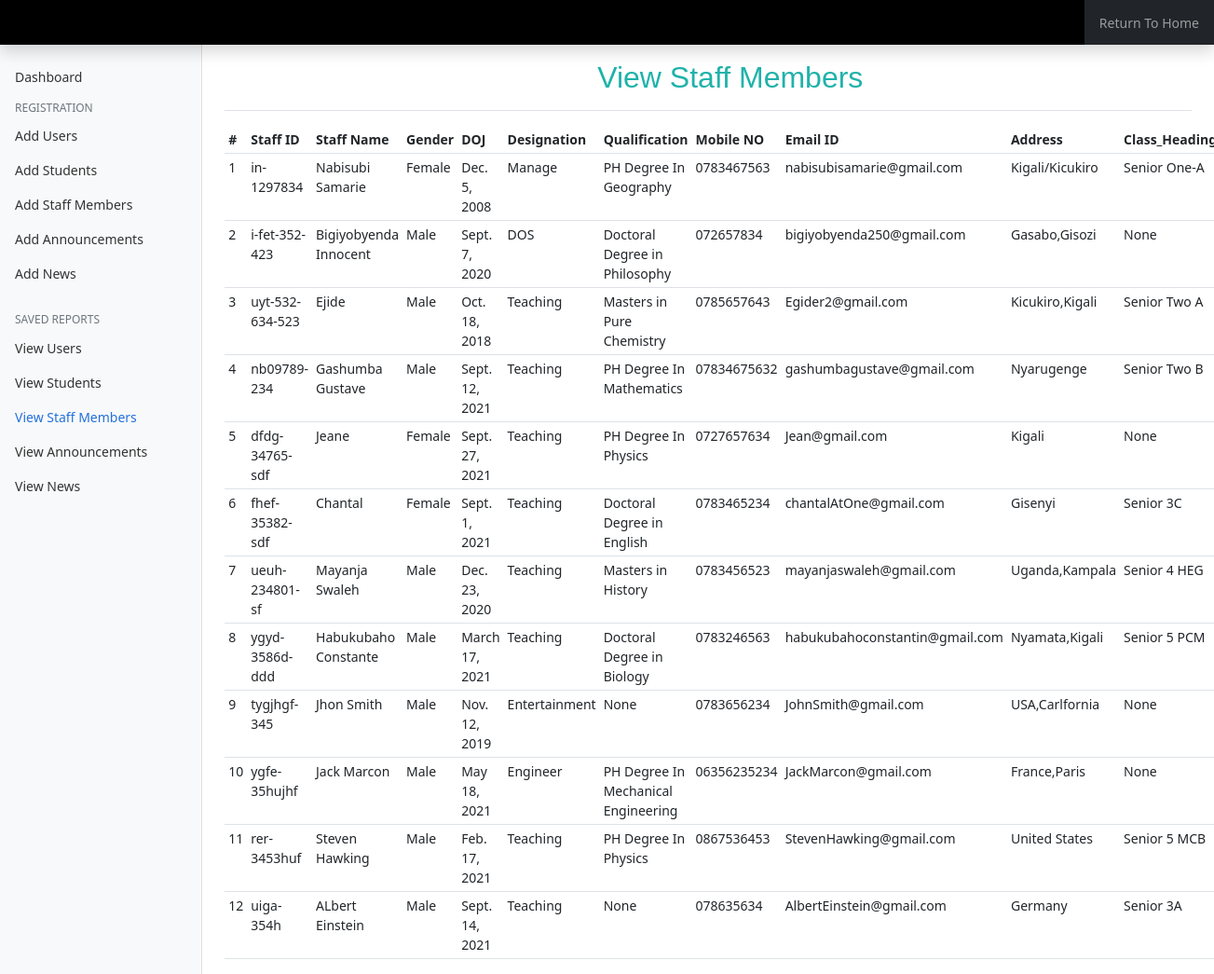
Page /view_staffs/ on the committed database.
### WebPage/models.py (models this page shows, shortened)
class Staff(models.Model):
    staff_id=models.CharField(max_length=500)
    staff_name=models.CharField(max_length=500)
    gender=models.CharField(max_length=500)
    doj=models.DateField()
    designation=models.CharField(max_length=500)
    qualification=models.CharField(max_length=500)
    mobile_no=models.CharField(max_length=500)
    emailid=models.EmailField()
    address=models.CharField(max_length=500)
    class_heading=models.CharField(max_length=500)

### WebPage/views.py (the view)
# urls.py: path("view_staffs/",views.view_staffs,name="view-staffs-page"),
def view_staffs(request):
    staffs=Staff.objects.all()
    cur=request.user
    if cur.is_superuser:
        user=True
    elif cur.is_staff:
        user=False
    else:
        user=None
    return render(request,"dViewStaff.html",{"Staffs":staffs,"user":user})

### templates/dViewStaff.html (shortened to what this page needs)
{% load static %}
<!DOCTYPE html>
<html lang="en">
<head>
    <link rel="stylesheet" href="{% static 'css/bootstrap.min.css' %}">
    <link rel="stylesheet" href="{% static 'css/dashboard.css' %}">
</head>
<body>
      <link href="dashboard.css" rel="stylesheet">
    </head>
    <body>
  <header class="navbar navbar-dark sticky-top bg-dark flex-md-nowrap p-0 shadow">
    <input class="form-control form-control-dark w-100" type="text" placeholder="" aria-label="Search" disabled style="background-color: black;">
    <div class="navbar-nav">
      <div class="nav-item text-nowrap">
        <a class="nav-link px-3" href="{% url 'home-pag' %}">Return To Home</a>
      </div>
    </div>
  </header>
  <div class="container-fluid">
    <div class="row">
      <nav id="sidebarMenu" class="col-md-3 col-lg-2 d-md-block bg-light sidebar collapse">
        <div class="position-sticky pt-3">
          <ul class="nav flex-column">
            <li class="nav-item">
              <a class="nav-link" aria-current="page" href="{% url 'dashboard' %}">
                Dashboard
              </a>
            </li>
            <h6 class="sidebar-heading d-flex justify-content-between align-items-center px-3 mt-2 mb-1 text-muted">
                <span>Registration</span>
              </h6>
            <li class="nav-item">
              <a class="nav-link" href="{% url 'reg-user-page' %}">
                Add Users
              </a>
            </li>
            <li class="nav-item">
              <a class="nav-link" href="{% url 'student-reg-page' %}">
                Add Students
              </a>
            </li>
            <li class="nav-item">
              <a class="nav-link" href="{% url 'staff-reg-page' %}">
                Add Staff Members
              </a>
            </li>
            <li class="nav-item">
              <a class="nav-link" href="{% url 'reg-announcements' %}">
                Add Announcements
              </a>
            </li>
            <li class="nav-item">
              <a class="nav-link" href="{% url 'reg_news' %}">
                Add News
              </a>
            </li>
          </ul>
          <h6 class="sidebar-heading d-flex justify-content-between align-items-center px-3 mt-4 mb-1 text-muted">
            <span>Saved reports</span>
          </h6>
          <ul class="nav flex-column mb-2">
            <li class="nav-item">
                <a class="nav-link" href="{% url 'view-user-page' %}">
                View Users
              </a>
            </li>
            <li class="nav-item">
              <a class="nav-link" href="{% url 'view-students-page' %}">
                View Students
              </a>
            </li>
            <li class="nav-item">
              <a class="nav-link active" href="{% url 'view-staffs-page' %}">
                View Staff Members
              </a>
            </li>
            <li class="nav-item">
                <a class="nav-link" href="{% url 'dview-anns' %}">
                View Announcements
              </a>
            </li>
            <li class="nav-item">
                <a class="nav-link" href="{% url 'dview-news' %}">
                  View News
                </a>
              </li>
          </ul>
        </div>
      </nav>
      <main class="col-md-9 ms-sm-auto col-lg-10 px-md-4">
        <div class="d-flex justify-content-between flex-wrap flex-md-nowrap align-items-center pt-3 pb-2 mb-3 border-bottom">
          <h1 class="h2" style="text-indent: 400px;font-family: Verdana, Geneva, Tahoma, sans-serif ;color:lightseagreen">View Staff Members</h1>
        </div>
        <div class="col-md-10 mx-auto col-lg-12">
            <table class="table table-sm table-hover">
                <tr>
                    <th>#</th>
                    <th>Staff ID</th>
                    <th>Staff Name</th>
                    <th>Gender</th>
                    <th>DOJ</th>
                    <th>Designation</th>
                    <th>Qualification</th>
                    <th>Mobile NO</th>
                    <th>Email ID</th>
                    <th>Address</th>
                    <th>Class_Heading</th>
                </tr>
                {% for staff in Staffs %}
                <tr>
                    <td>{{staff.id}}</td>
                    <td>{{staff.staff_id}}</td>
                    <td>{{staff.staff_name}}</td>
                    <td>{{staff.gender}}</td>
                    <td>{{staff.doj}}</td>
                    <td>{{staff.designation}}</td>
                    <td>{{staff.qualification}}</td>
                    <td>{{staff.mobile_no}}</td>
                    <td>{{staff.emailid}}</td>
                    <td>{{staff.address}}</td>
                    <td>{{staff.class_heading}}</td>
                </tr>
                {% endfor %}
               </table>
        </div>
      </main>
    </div>
  </div>
</body>
</html>

### static/css/dashboard.css (style rules this page uses)
body { font-size: .875rem; }
.sidebar { position: fixed; top: 0; bottom: 0; left: 0; z-index: 100; padding: 48px 0 0; box-shadow: inset -1px 0 0 rgba(0, 0, 0, .1); }
.sidebar .nav-link { font-weight: 500; color: #333; }
.sidebar .nav-link.active { color: #2470dc; }
.sidebar-heading { font-size: .75rem; text-transform: uppercase; }
.navbar .form-control { padding: .75rem 1rem; border-width: 0; border-radius: 0; }
.form-control-dark { color: #fff; background-color: rgba(255, 255, 255, .1); border-color: rgba(255, 255, 255, .1); }

### rows in the picture
Staff: id "1", staff_id "in-1297834", staff_name "Nabisubi Samarie", gender "Female", doj "Dec. 5, 2008", designation "Manage", qualification "PH Degree In Geography", mobile_no "0783467563", emailid "nabisubisamarie@gmail.com", address "Kigali/Kicukiro", class_heading "Senior One-A"
Staff: id "2", staff_id "i-fet-352-423", staff_name "Bigiyobyenda Innocent", gender "Male", doj "Sept. 7, 2020", designation "DOS", qualification "Doctoral Degree in Philosophy", mobile_no "072657834", emailid "bigiyobyenda250@gmail.com", address "Gasabo,Gisozi", class_heading "None"
Staff: id "3", staff_id "uyt-532-634-523", staff_name "Ejide", gender "Male", doj "Oct. 18, 2018", designation "Teaching", qualification "Masters in Pure Chemistry", mobile_no "0785657643", emailid "Egider2@gmail.com", address "Kicukiro,Kigali", class_heading "Senior Two A"
Staff: id "4", staff_id "nb09789-234", staff_name "Gashumba Gustave", gender "Male", doj "Sept. 12, 2021", designation "Teaching", qualification "PH Degree In Mathematics", mobile_no "07834675632", emailid "gashumbagustave@gmail.com", address "Nyarugenge", class_heading "Senior Two B"
Staff: id "5", staff_id "dfdg-34765-sdf", staff_name "Jeane", gender "Female", doj "Sept. 27, 2021", designation "Teaching", qualification "PH Degree In Physics", mobile_no "0727657634", emailid "Jean@gmail.com", address "Kigali", class_heading "None"
Staff: id "6", staff_id "fhef-35382-sdf", staff_name "Chantal", gender "Female", doj "Sept. 1, 2021", designation "Teaching", qualification "Doctoral Degree in English", mobile_no "0783465234", emailid "chantalAtOne@gmail.com", address "Gisenyi", class_heading "Senior 3C"
Staff: id "7", staff_id "ueuh-234801-sf", staff_name "Mayanja Swaleh", gender "Male", doj "Dec. 23, 2020", designation "Teaching", qualification "Masters in History", mobile_no "0783456523", emailid "mayanjaswaleh@gmail.com", address "Uganda,Kampala", class_heading "Senior 4 HEG"
Staff: id "8", staff_id "ygyd-3586d-ddd", staff_name "Habukubaho Constante", gender "Male", doj "March 17, 2021", designation "Teaching", qualification "Doctoral Degree in Biology", mobile_no "0783246563", emailid "habukubahoconstantin@gmail.com", address "Nyamata,Kigali", class_heading "Senior 5 PCM"
Staff: id "9", staff_id "tygjhgf-345", staff_name "Jhon Smith", gender "Male", doj "Nov. 12, 2019", designation "Entertainment", qualification "None", mobile_no "0783656234", emailid "JohnSmith@gmail.com", address "USA,Carlfornia", class_heading "None"
Staff: id "10", staff_id "ygfe-35hujhf", staff_name "Jack Marcon", gender "Male", doj "May 18, 2021", designation "Engineer", qualification "PH Degree In Mechanical Engineering", mobile_no "06356235234", emailid "JackMarcon@gmail.com", address "France,Paris", class_heading "None"
Staff: id "11", staff_id "rer-3453huf", staff_name "Steven Hawking", gender "Male", doj "Feb. 17, 2021", designation "Teaching", qualification "PH Degree In Physics", mobile_no "0867536453", emailid "StevenHawking@gmail.com", address "United States", class_heading "Senior 5 MCB"
Staff: id "12", staff_id "uiga-354h", staff_name "ALbert Einstein", gender "Male", doj "Sept. 14, 2021", designation "Teaching", qualification "None", mobile_no "078635634", emailid "AlbertEinstein@gmail.com", address "Germany", class_heading "Senior 3A"
